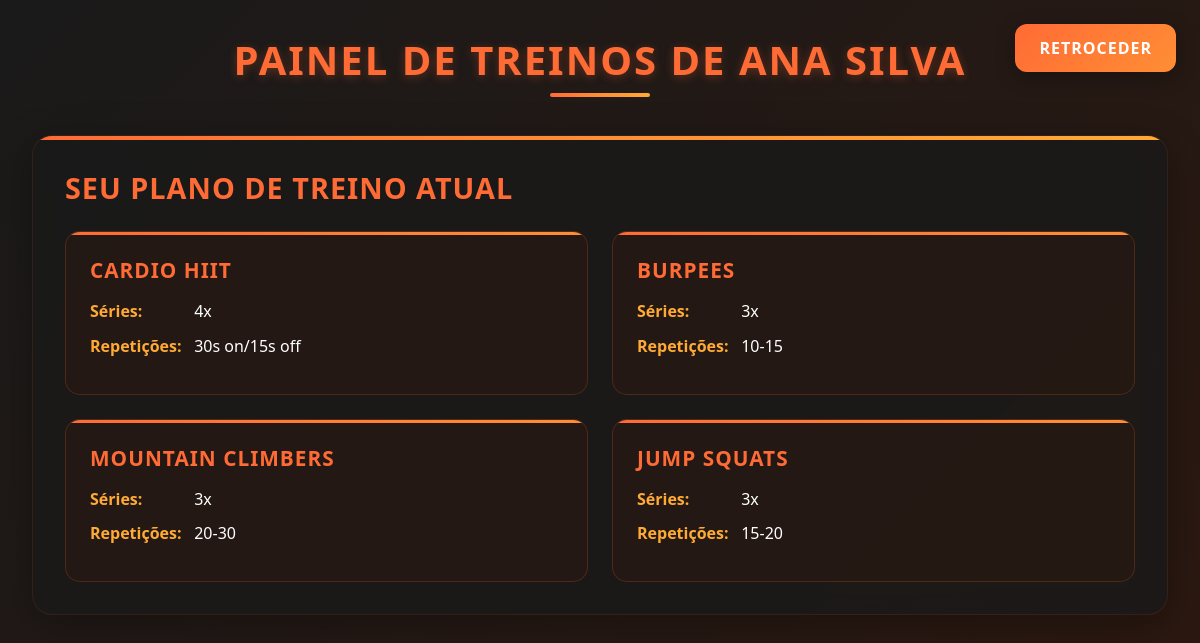
/painel.php (signed in), run on the app's committed database.
### tables this page shows
CREATE TABLE `usuarios` (
  `id` int(11) NOT NULL AUTO_INCREMENT,
  `nome` varchar(255) NOT NULL,
  `email` varchar(255) NOT NULL,
  `senha` varchar(255) NOT NULL,
  `telefone` varchar(20) DEFAULT NULL,
  `cpf` varchar(14) DEFAULT NULL,
  `foto_perfil` varchar(255) DEFAULT 'default-avatar.png',
  `data_cadastro` timestamp NOT NULL DEFAULT current_timestamp(),
  PRIMARY KEY (`id`),
  UNIQUE KEY `email` (`email`)
);

CREATE TABLE `treinos` (
  `id` int(11) NOT NULL AUTO_INCREMENT,
  `usuario_id` int(11) NOT NULL,
  `objetivo` varchar(50) NOT NULL,
  `nome_exercicio` varchar(255) NOT NULL,
  `series` varchar(10) NOT NULL,
  `repeticoes` varchar(50) NOT NULL,
  PRIMARY KEY (`id`)
);

### painel.php (the view, shortened to what this page needs)
<?php
include('db.php');
$usuario_id = $_SESSION['usuario_id'];
$stmt_usuario = $conn->prepare("SELECT nome FROM usuarios WHERE id = ?");
$stmt_usuario->bind_param("i", $usuario_id);
$stmt_usuario->execute();
$result_usuario = $stmt_usuario->get_result();
$usuario = $result_usuario->fetch_assoc();
$nome_usuario = $usuario['nome'] ?? 'Aluno';
$stmt_treinos = $conn->prepare("SELECT nome_exercicio, series, repeticoes FROM treinos WHERE usuario_id = ?");
$stmt_treinos->bind_param("i", $usuario_id);
$stmt_treinos->execute();
$result_treinos = $stmt_treinos->get_result();
$treinos_do_painel = $result_treinos->fetch_all(MYSQLI_ASSOC);
?>
<!DOCTYPE html>
<html lang="pt-BR">
<head>
    <link rel="stylesheet" href="portal.css">
</head>
<body>
    <a href="quem_somos.php" class="btn-voltar">retroceder</a>
    <div class="container">
        <div class="header">
            <h1>Painel de Treinos de <?= htmlspecialchars($nome_usuario) ?></h1>
        </div>
        <?php if (!empty($treinos_do_painel)): ?>
            <div class="section">
                <h2>Seu Plano de Treino Atual</h2>
                <div class="treinos-grid">
                    <?php foreach($treinos_do_painel as $treino): ?>
                    <div class="treino-card">
                        <h3><?= htmlspecialchars($treino['nome_exercicio']) ?></h3>
                        <div class="treino-info"><strong>Séries:</strong> <span><?= htmlspecialchars($treino['series']) ?></span></div>
                        <div class="treino-info"><strong>Repetições:</strong> <span><?= htmlspecialchars($treino['repeticoes']) ?></span></div>
                    </div>
                    <?php endforeach; ?>
                </div>
            </div>
        <?php endif; ?>
    </div>
</body>
</html>

### portal.css (style rules this page uses)
* { margin: 0; padding: 0; box-sizing: border-box; }
body { font-family: 'Segoe UI', Tahoma, Geneva, Verdana, sans-serif; background: linear-gradient(135deg, #1a1a1a 0%, #2d1810 100%); color: #ffffff; min-height: 100vh; padding: 2rem; }
.container { max-width: 1200px; margin: 0 auto; }
.header { text-align: center; margin-bottom: 3rem; position: relative; }
.header h1 { color: #ff6b35; font-size: 2.5rem; font-weight: 700; text-transform: uppercase; letter-spacing: 2px; text-shadow: 0 2px 10px rgba(255, 107, 53, 0.3); margin-bottom: 1rem; }
.header::after { content: ''; position: absolute; bottom: -10px; left: 50%; transform: translateX(-50%); width: 100px; height: 4px; background: linear-gradient(90deg, #ff6b35, #ff8e35, #ffaa35); border-radius: 2px; }
.section { background: rgba(26, 26, 26, 0.8); backdrop-filter: blur(10px); border-radius: 20px; padding: 2rem; margin-bottom: 2rem; box-shadow: 0 10px 40px rgba(0, 0, 0, 0.3); border: 1px solid rgba(255, 107, 53, 0.1); position: relative; overflow: hidden; animation: fadeInUp 0.5s ease; }
.section::before { content: ''; position: absolute; top: 0; left: 0; right: 0; height: 4px; background: linear-gradient(90deg, #ff6b35, #ff8e35, #ffaa35); }
.section h2 { color: #ff6b35; font-size: 1.8rem; margin-bottom: 1.5rem; font-weight: 700; text-transform: uppercase; letter-spacing: 1px; }
.treinos-grid { display: grid; grid-template-columns: repeat(auto-fit, minmax(350px, 1fr)); gap: 1.5rem; }
.treino-card { background: rgba(45, 24, 16, 0.5); border: 1px solid rgba(255, 107, 53, 0.2); border-radius: 15px; padding: 1.5rem; transition: all 0.3s ease; position: relative; overflow: hidden; }
.treino-card::before { content: ''; position: absolute; top: 0; left: 0; right: 0; height: 3px; background: linear-gradient(90deg, #ff6b35, #ff8e35); }
.treino-card h3 { color: #ff6b35; font-size: 1.3rem; margin-bottom: 1rem; text-transform: uppercase; letter-spacing: 1px; }
.treino-info { margin-bottom: 0.8rem; }
.treino-info strong { color: #ffaa35; display: inline-block; min-width: 100px; }
.treino-info span { color: #ffffff; }

### painel.php (style rules this page uses)
.btn-voltar { position: absolute; top: 1.5rem; right: 1.5rem; padding: 0.8rem 1.5rem; background: linear-gradient(135deg, #ff6b35, #ff8e35); color: #ffffff; text-decoration: none; border-radius: 12px; font-weight: 600; text-transform: uppercase; letter-spacing: 1px; transition: all 0.3s ease; box-shadow: 0 5px 20px rgba(0, 0, 0, 0.3); z-index: 100; }

### data on the page
usuarios: nome "ANA SILVA"
treinos: nome_exercicio "CARDIO HIIT", series "4x", repeticoes "30s on/15s off"
treinos: nome_exercicio "BURPEES", series "3x", repeticoes "10-15"
treinos: nome_exercicio "MOUNTAIN CLIMBERS", series "3x", repeticoes "20-30"
treinos: nome_exercicio "JUMP SQUATS", series "3x", repeticoes "15-20"
